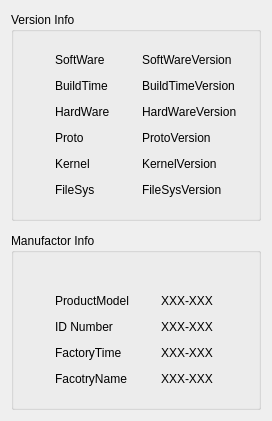
       <widget class="QWidget" name="TabVersion">
        <attribute name="title">
         <string>Version</string>
        </attribute>
        <layout class="QGridLayout" name="gridLayout_8">
         <property name="topMargin">
          <number>12</number>
         </property>
         <property name="horizontalSpacing">
          <number>24</number>
         </property>
         <property name="verticalSpacing">
          <number>12</number>
         </property>
         <item row="1" column="0">
          <widget class="QGroupBox" name="GBoxManufactorInfo">
           <property name="title">
            <string>Manufactor Info</string>
           </property>
           <layout class="QGridLayout" name="gridLayout_7">
            <item row="0" column="0">
             <layout class="QFormLayout" name="FLayoutManufactorInfo">
              <property name="horizontalSpacing">
               <number>32</number>
              </property>
              <property name="verticalSpacing">
               <number>12</number>
              </property>
              <property name="leftMargin">
               <number>32</number>
              </property>
              <property name="topMargin">
               <number>32</number>
              </property>
              <property name="rightMargin">
               <number>12</number>
              </property>
              <property name="bottomMargin">
               <number>12</number>
              </property>
              <item row="0" column="0">
               <widget class="QLabel" name="LabProductModel">
                <property name="text">
                 <string>ProductModel</string>
                </property>
               </widget>
              </item>
              <item row="1" column="0">
               <widget class="QLabel" name="LabIDNumber">
                <property name="text">
                 <string>ID Number</string>
                </property>
               </widget>
              </item>
              <item row="2" column="0">
               <widget class="QLabel" name="LabFactoryTime">
                <property name="text">
                 <string>FactoryTime</string>
                </property>
               </widget>
              </item>
              <item row="3" column="0">
               <widget class="QLabel" name="LabFactoryName">
                <property name="text">
                 <string>FacotryName</string>
                </property>
               </widget>
              </item>
              <item row="0" column="1">
               <widget class="QLabel" name="LabProductModelShow">
                <property name="text">
                 <string>XXX-XXX</string>
                </property>
               </widget>
              </item>
              <item row="1" column="1">
               <widget class="QLabel" name="LabIDNumberShow">
                <property name="text">
                 <string>XXX-XXX</string>
                </property>
               </widget>
              </item>
              <item row="2" column="1">
               <widget class="QLabel" name="LabFactoryTimeShow">
                <property name="text">
                 <string>XXX-XXX</string>
                </property>
               </widget>
              </item>
              <item row="3" column="1">
               <widget class="QLabel" name="LabFactoryNameShow">
                <property name="text">
                 <string>XXX-XXX</string>
                </property>
               </widget>
              </item>
             </layout>
            </item>
           </layout>
          </widget>
         </item>
         <item row="0" column="0">
          <widget class="QGroupBox" name="GBoxVersionInfo">
           <property name="title">
            <string>Version Info</string>
           </property>
           <layout class="QGridLayout" name="gridLayout_6">
            <item row="0" column="0">
             <layout class="QFormLayout" name="FLayoutVersionInfo">
              <property name="horizontalSpacing">
               <number>32</number>
              </property>
              <property name="verticalSpacing">
               <number>12</number>
              </property>
              <property name="leftMargin">
               <number>32</number>
              </property>
              <property name="topMargin">
               <number>12</number>
              </property>
              <property name="rightMargin">
               <number>12</number>
              </property>
              <property name="bottomMargin">
               <number>12</number>
              </property>
              <item row="0" column="0">
               <widget class="QLabel" name="LabSoftWare">
                <property name="text">
                 <string>SoftWare</string>
                </property>
               </widget>
              </item>
              <item row="1" column="0">
               <widget class="QLabel" name="LabBuildTime">
                <property name="text">
                 <string>BuildTime</string>
                </property>
               </widget>
              </item>
              <item row="2" column="0">
               <widget class="QLabel" name="LabHarWare">
                <property name="text">
                 <string>HardWare</string>
                </property>
               </widget>
              </item>
              <item row="3" column="0">
               <widget class="QLabel" name="LabProto">
                <property name="text">
                 <string>Proto</string>
                </property>
               </widget>
              </item>
              <item row="4" column="0">
               <widget class="QLabel" name="LabKernel">
                <property name="text">
                 <string>Kernel</string>
                </property>
               </widget>
              </item>
              <item row="5" column="0">
               <widget class="QLabel" name="LabFileSys">
                <property name="text">
                 <string>FileSys</string>
                </property>
               </widget>
              </item>
              <item row="0" column="1">
               <widget class="QLabel" name="LabSoftWareShow">
                <property name="text">
                 <string>SoftWareVersion</string>
                </property>
               </widget>
              </item>
              <item row="1" column="1">
               <widget class="QLabel" name="LabBuildTimeShow">
                <property name="text">
                 <string>BuildTimeVersion</string>
                </property>
               </widget>
              </item>
              <item row="2" column="1">
               <widget class="QLabel" name="LabHardWareShow">
                <property name="text">
                 <string>HardWareVersion</string>
                </property>
               </widget>
              </item>
              <item row="3" column="1">
               <widget class="QLabel" name="LabProtoShow">
                <property name="text">
                 <string>ProtoVersion</string>
                </property>
               </widget>
              </item>
              <item row="4" column="1">
               <widget class="QLabel" name="LabKernelShow">
                <property name="text">
                 <string>KernelVersion</string>
                </property>
               </widget>
              </item>
              <item row="5" column="1">
               <widget class="QLabel" name="LabFileSysShow">
                <property name="text">
                 <string>FileSysVersion</string>
                </property>
               </widget>
              </item>
             </layout>
            </item>
           </layout>
          </widget>
         </item>
        </layout>
       </widget>
